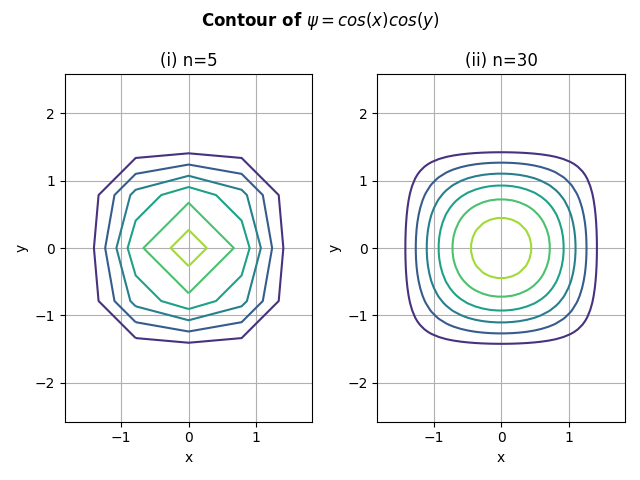

This chart was generated by the following Python code:
import matplotlib.pyplot as plt
from streamfun import *

fig, ax = plt.subplots(1,2)
values = {0:(5, '(i)'), 1:(30, '(ii)')}
for key in values:
    x, y, psi = streamfun(values[key][0])
    ax[key].grid(True)
    ax[key].contour(x, y, psi)
    ax[key].axis('equal')
    ax[key].set_xlabel('x'); ax[key].set_ylabel('y');
    ax[key].set_title(f'{values[key][1]} n={values[key][0]}')

plt.suptitle(r'Contour of $\psi=cos(x)cos(y)$', weight='bold')
plt.tight_layout()
plt.savefig('strlin.png')
plt.show()
